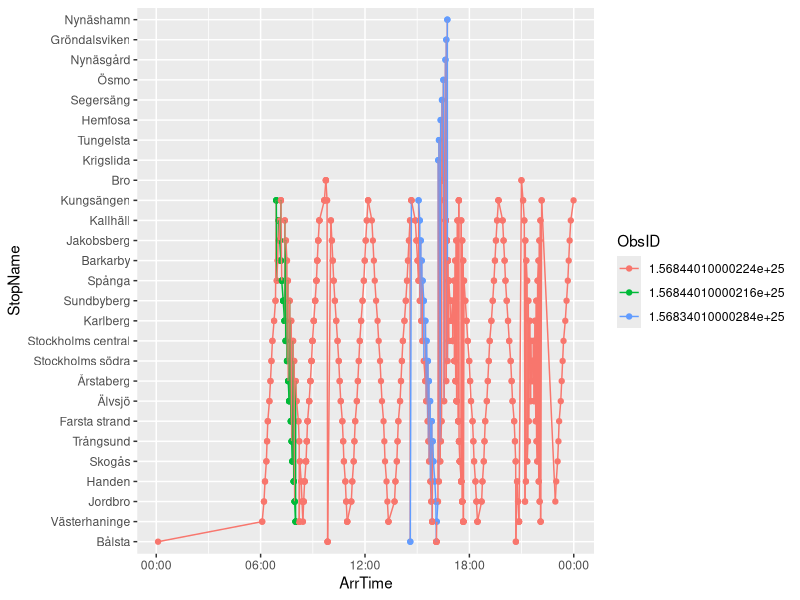
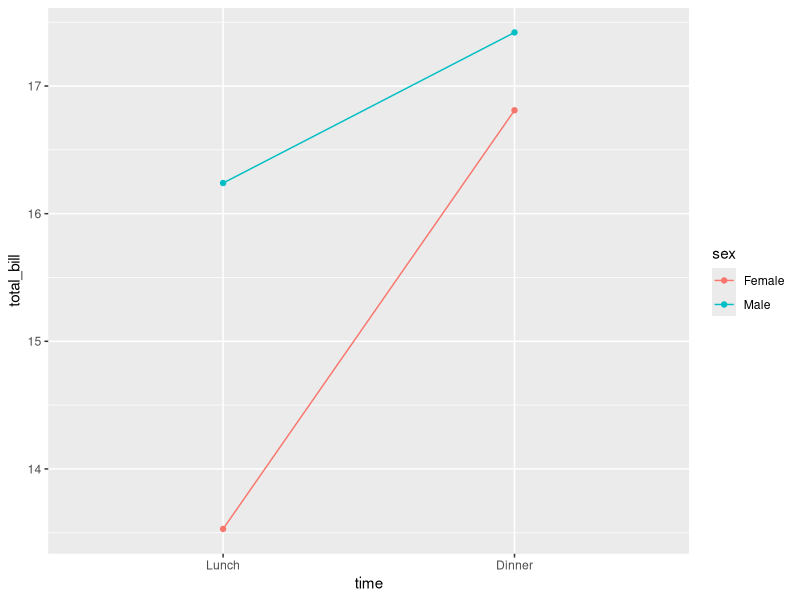

The R script that drew these images, in order:
library("ggplot2")
# library("httpgd")
library("dplyr")
# hgd()

data <- read.csv("traindata.csv")
data <- data %>% filter(
    ObsID == 15683401000028390467953640
    | ObsID == 15684401000021586816725080
    | ObsID == 15684401000022385204540140
)
data$ObsID <- factor(data$ObsID,
                     levels = c(15684401000022385204540140,
                                15684401000021586816725080,
                                15683401000028390467953640))
data$ArrTime <- as.POSIXct(strptime(data$ArrTime, format = "%H:%M:%S"))
data$StopName <- factor(data$StopName,
    levels = unique(
        data$StopName[
            with(data, order(ObsID, ArrTime))
        ]
    )
)
ggplot(data = data, aes(x = ArrTime, y = StopName, color = ObsID, group = 1)) +
    scale_x_datetime(date_label = "%H:%M") +
    geom_point() +
    geom_line()

dat1 <- data.frame(
    sex = factor(c("Female","Female","Male","Male")),
    time = factor(c("Lunch","Dinner","Lunch","Dinner"), levels=c("Lunch","Dinner")),
    total_bill = c(13.53, 16.81, 16.24, 17.42)
)

ggplot(data=dat1, aes(x=time, y=total_bill, group=sex, color=sex)) +
    geom_line() +
    geom_point()
